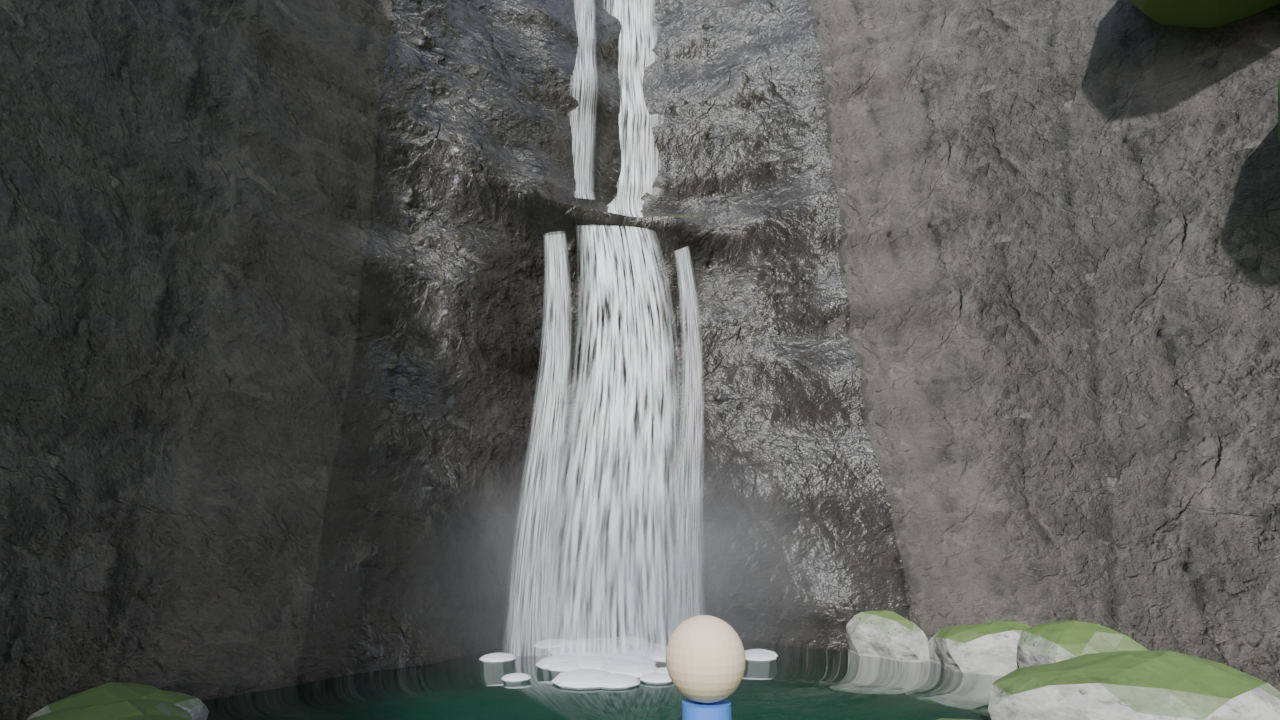
#> input picture docs/designs/waterfall/blockout-pool-view.png, 1280 x 720 px, given in place of 12_yongchu_hamyang.jpg, which was not available
$ python compare_falls_w1.py
#> lines starting #> are read from the running program, lines starting #| are printed output that depends on the picture
"""W1 side-by-side sheets: real reference photo (left) next to the same framing in our render (right).

  python compare_falls_w1.py [RENDER_DIR] [OUT_DIR]      (system python with PIL)

Photos live in art/village/refs/waterfall/ (git-ignored, study only; sources in SOURCES.md there).
"""
import os
import sys

from PIL import Image, ImageDraw, ImageFont

HERE = os.path.dirname(os.path.abspath(__file__))
ROOT = os.path.dirname(HERE)
REFS = os.path.join(ROOT, "refs", "waterfall")
RDIR = sys.argv[1] if len(sys.argv) > 1 else os.path.join(ROOT, "work", "falls_w1_render_cycles")
OUT = sys.argv[2] if len(sys.argv) > 2 else RDIR
os.makedirs(OUT, exist_ok=True)
FONT = ImageFont.truetype("C:/Windows/Fonts/malgun.ttf", 22)
SMALL = ImageFont.truetype("C:/Windows/Fonts/malgun.ttf", 16)
H = 640


def fit(im, h=H):
    return im.resize((int(im.width * h / im.height), h), Image.LANCZOS)


def sheet(name, pairs, title):
    """pairs: [(ref file, ref label, render file, render label)]"""
#> called with name = 'w1-compare-day-1.jpg', title = 'B1 폭포 W1 4차 바위·초목 — 실제 사진과 같은 구도 (낮)'
    rows = []
    for rf, rl, gf, gl in pairs:
        a = fit(Image.open(os.path.join(REFS, rf)).convert("RGB"))
        b = fit(Image.open(os.path.join(RDIR, gf)).convert("RGB"))
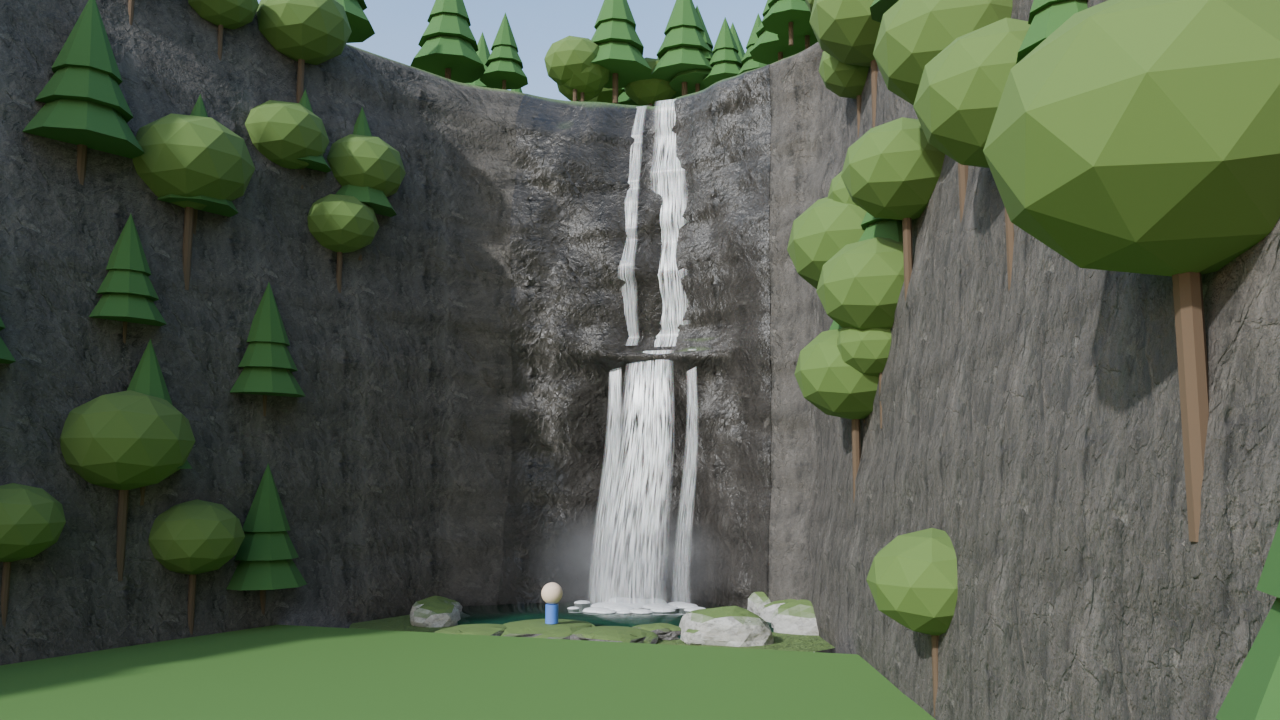
#> input picture docs/designs/waterfall/blockout-wide.png, 1280 x 720 px, given in place of day_photo12.png, which was not available
        row = Image.new("RGB", (a.width + b.width + 30, H + 40), (24, 24, 28))
        row.paste(a, (10, 36))
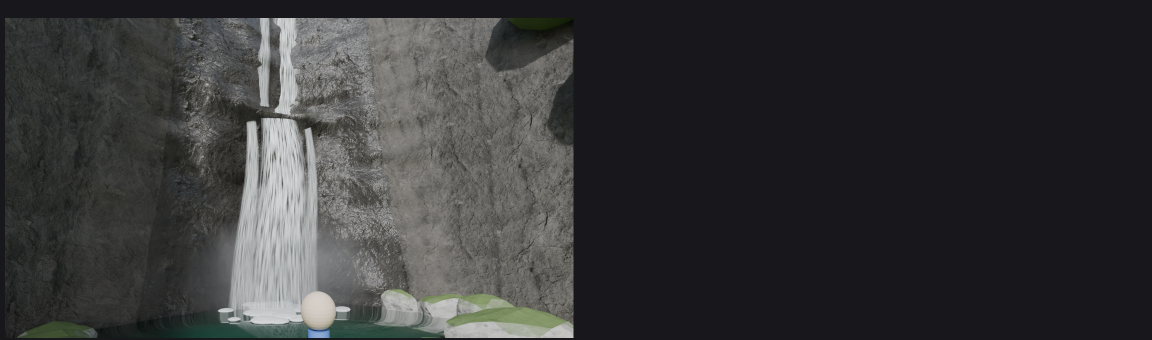
#> row: PIL image 2304x680 RGB (shown at 1/2 size); mean R, G, B 55.2, 55.7, 56.4
        row.paste(b, (a.width + 20, 36))
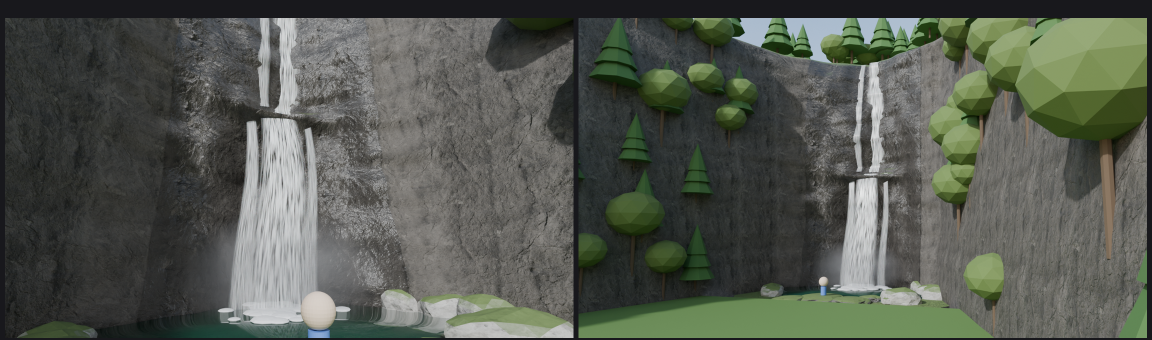
#> row: PIL image 2304x680 RGB (shown at 1/2 size); mean R, G, B 84.3, 88.9, 79.9
        d = ImageDraw.Draw(row)
        d.text((12, 6), rl, font=SMALL, fill=(230, 230, 230))
        d.text((a.width + 22, 6), gl, font=SMALL, fill=(255, 210, 140))
        rows.append(row)
    w = max(r.width for r in rows)
    sh = Image.new("RGB", (w, 44 + sum(r.height for r in rows)), (24, 24, 28))
    ImageDraw.Draw(sh).text((12, 8), title, font=FONT, fill=(255, 255, 255))
    y = 44
    for r in rows:
        sh.paste(r, (0, y))
        y += r.height
    sh.save(os.path.join(OUT, name), quality=90)
    print("wrote", os.path.join(OUT, name))


#> (the run stopped early here; a loop or call above may not have finished)
